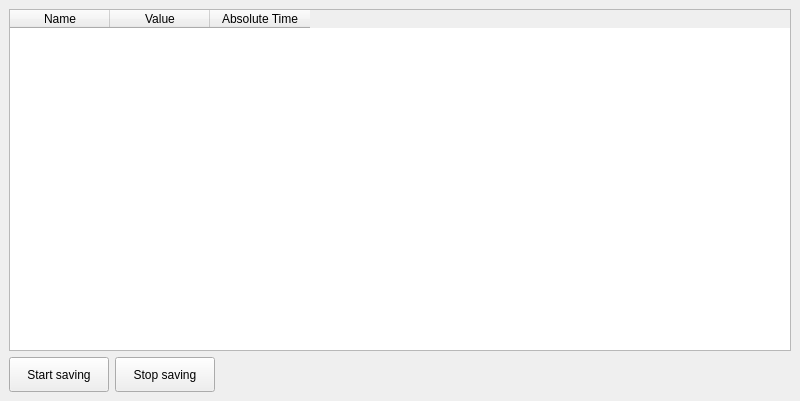
<?xml version="1.0" encoding="UTF-8"?>
<ui version="4.0">
 <class>LSaveLog</class>
 <widget class="QDockWidget" name="LSaveLog">
  <property name="geometry">
   <rect>
    <x>0</x>
    <y>0</y>
    <width>800</width>
    <height>401</height>
   </rect>
  </property>
  <property name="minimumSize">
   <size>
    <width>800</width>
    <height>160</height>
   </size>
  </property>
  <property name="windowTitle">
   <string>Log</string>
  </property>
  <widget class="QWidget" name="dockWidgetContents">
   <layout class="QVBoxLayout" name="verticalLayout">
    <item>
     <widget class="QTableWidget" name="tableWidget">
      <attribute name="horizontalHeaderCascadingSectionResizes">
       <bool>false</bool>
      </attribute>
      <attribute name="horizontalHeaderDefaultSectionSize">
       <number>100</number>
      </attribute>
      <attribute name="horizontalHeaderShowSortIndicator" stdset="0">
       <bool>false</bool>
      </attribute>
      <attribute name="horizontalHeaderStretchLastSection">
       <bool>false</bool>
      </attribute>
      <column>
       <property name="text">
        <string>Name</string>
       </property>
      </column>
      <column>
       <property name="text">
        <string>Value</string>
       </property>
      </column>
      <column>
       <property name="text">
        <string>Absolute Time</string>
       </property>
      </column>
     </widget>
    </item>
    <item>
     <layout class="QHBoxLayout" name="horizontalLayout">
      <item>
       <widget class="QPushButton" name="pushButtonStart">
        <property name="minimumSize">
         <size>
          <width>100</width>
          <height>35</height>
         </size>
        </property>
        <property name="text">
         <string>Start saving</string>
        </property>
       </widget>
      </item>
      <item>
       <widget class="QPushButton" name="pushButtonStop">
        <property name="minimumSize">
         <size>
          <width>100</width>
          <height>35</height>
         </size>
        </property>
        <property name="text">
         <string>Stop saving</string>
        </property>
       </widget>
      </item>
      <item>
       <spacer name="horizontalSpacer">
        <property name="orientation">
         <enum>Qt::Horizontal</enum>
        </property>
        <property name="sizeHint" stdset="0">
         <size>
          <width>40</width>
          <height>20</height>
         </size>
        </property>
       </spacer>
      </item>
     </layout>
    </item>
   </layout>
  </widget>
 </widget>
 <resources/>
 <connections/>
</ui>
